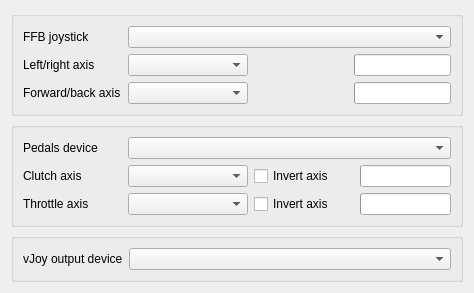
          <widget class="QWidget" name="tab">
           <attribute name="title">
            <string>Input/output settings</string>
           </attribute>
           <layout class="QGridLayout" name="gridLayout_6">
            <item row="0" column="0">
             <widget class="QGroupBox" name="joystickGroupBox">
              <property name="title">
               <string/>
              </property>
              <layout class="QFormLayout" name="ioSettingsLayout">
               <item row="0" column="0">
                <widget class="QLabel" name="label_3">
                 <property name="minimumSize">
                  <size>
                   <width>99</width>
                   <height>0</height>
                  </size>
                 </property>
                 <property name="text">
                  <string>FFB joystick</string>
                 </property>
                </widget>
               </item>
               <item row="0" column="1">
                <widget class="QComboBox" name="hshifter_joystickDeviceComboBox">
                 <property name="sizePolicy">
                  <sizepolicy hsizetype="Minimum" vsizetype="Fixed">
                   <horstretch>0</horstretch>
                   <verstretch>0</verstretch>
                  </sizepolicy>
                 </property>
                </widget>
               </item>
               <item row="1" column="0">
                <widget class="QLabel" name="label_7">
                 <property name="text">
                  <string>Left/right axis</string>
                 </property>
                </widget>
               </item>
               <item row="1" column="1">
                <layout class="QHBoxLayout" name="horizontalLayout_6">
                 <item>
                  <widget class="QComboBox" name="hshifter_joystickLRAxisComboBox">
                   <property name="sizePolicy">
                    <sizepolicy hsizetype="Fixed" vsizetype="Fixed">
                     <horstretch>0</horstretch>
                     <verstretch>0</verstretch>
                    </sizepolicy>
                   </property>
                   <property name="minimumSize">
                    <size>
                     <width>120</width>
                     <height>0</height>
                    </size>
                   </property>
                   <property name="maximumSize">
                    <size>
                     <width>120</width>
                     <height>16777215</height>
                    </size>
                   </property>
                  </widget>
                 </item>
                 <item>
                  <spacer name="horizontalSpacer">
                   <property name="orientation">
                    <enum>Qt::Orientation::Horizontal</enum>
                   </property>
                   <property name="sizeType">
                    <enum>QSizePolicy::Policy::Fixed</enum>
                   </property>
                   <property name="sizeHint" stdset="0">
                    <size>
                     <width>100</width>
                     <height>20</height>
                    </size>
                   </property>
                  </spacer>
                 </item>
                 <item>
                  <widget class="QProgressBar" name="ioTabJoystickLRProgressBar">
                   <property name="autoFillBackground">
                    <bool>false</bool>
                   </property>
                   <property name="maximum">
                    <number>65535</number>
                   </property>
                   <property name="value">
                    <number>0</number>
                   </property>
                   <property name="textVisible">
                    <bool>false</bool>
                   </property>
                  </widget>
                 </item>
                </layout>
               </item>
               <item row="2" column="0">
                <widget class="QLabel" name="label_11">
                 <property name="text">
                  <string>Forward/back axis</string>
                 </property>
                </widget>
               </item>
               <item row="2" column="1">
                <layout class="QHBoxLayout" name="horizontalLayout_11">
                 <item>
                  <widget class="QComboBox" name="hshifter_joystickFBAxisComboBox">
                   <property name="sizePolicy">
                    <sizepolicy hsizetype="Fixed" vsizetype="Fixed">
                     <horstretch>0</horstretch>
                     <verstretch>0</verstretch>
                    </sizepolicy>
                   </property>
                   <property name="minimumSize">
                    <size>
                     <width>120</width>
                     <height>0</height>
                    </size>
                   </property>
                   <property name="maximumSize">
                    <size>
                     <width>120</width>
                     <height>16777215</height>
                    </size>
                   </property>
                  </widget>
                 </item>
                 <item>
                  <spacer name="horizontalSpacer_2">
                   <property name="orientation">
                    <enum>Qt::Orientation::Horizontal</enum>
                   </property>
                   <property name="sizeType">
                    <enum>QSizePolicy::Policy::Fixed</enum>
                   </property>
                   <property name="sizeHint" stdset="0">
                    <size>
                     <width>100</width>
                     <height>20</height>
                    </size>
                   </property>
                  </spacer>
                 </item>
                 <item>
                  <widget class="QProgressBar" name="ioTabJoystickFBProgressBar">
                   <property name="maximum">
                    <number>65535</number>
                   </property>
                   <property name="value">
                    <number>0</number>
                   </property>
                   <property name="textVisible">
                    <bool>false</bool>
                   </property>
                  </widget>
                 </item>
                </layout>
               </item>
              </layout>
             </widget>
            </item>
            <item row="1" column="0">
             <widget class="QGroupBox" name="pedalsGroupBox">
              <property name="title">
               <string/>
              </property>
              <layout class="QFormLayout" name="formLayout_3">
               <item row="0" column="0">
                <widget class="QLabel" name="cluckDeviceLabel">
                 <property name="minimumSize">
                  <size>
                   <width>99</width>
                   <height>0</height>
                  </size>
                 </property>
                 <property name="text">
                  <string>Pedals device</string>
                 </property>
                </widget>
               </item>
               <item row="0" column="1">
                <widget class="QComboBox" name="hshifter_pedalsDeviceComboBox">
                 <property name="font">
                  <font>
                   <family>Segoe UI</family>
                   <pointsize>9</pointsize>
                  </font>
                 </property>
                 <property name="placeholderText">
                  <string/>
                 </property>
                </widget>
               </item>
               <item row="1" column="0">
                <widget class="QLabel" name="clutchAxisLabel">
                 <property name="minimumSize">
                  <size>
                   <width>0</width>
                   <height>0</height>
                  </size>
                 </property>
                 <property name="text">
                  <string>Clutch axis</string>
                 </property>
                </widget>
               </item>
               <item row="1" column="1">
                <layout class="QHBoxLayout" name="horizontalLayout_9">
                 <item>
                  <widget class="QComboBox" name="hshifter_clutchAxisComboBox">
                   <property name="sizePolicy">
                    <sizepolicy hsizetype="Fixed" vsizetype="Fixed">
                     <horstretch>0</horstretch>
                     <verstretch>0</verstretch>
                    </sizepolicy>
                   </property>
                   <property name="minimumSize">
                    <size>
                     <width>120</width>
                     <height>0</height>
                    </size>
                   </property>
                   <property name="maximumSize">
                    <size>
                     <width>120</width>
                     <height>16777215</height>
                    </size>
                   </property>
                   <property name="toolTip">
                    <string/>
                   </property>
                   <property name="placeholderText">
                    <string/>
                   </property>
                  </widget>
                 </item>
                 <item>
                  <widget class="QCheckBox" name="invertClutchAxisBox">
                   <property name="sizePolicy">
                    <sizepolicy hsizetype="Fixed" vsizetype="Fixed">
                     <horstretch>0</horstretch>
                     <verstretch>0</verstretch>
                    </sizepolicy>
                   </property>
                   <property name="minimumSize">
                    <size>
                     <width>100</width>
                     <height>0</height>
                    </size>
                   </property>
                   <property name="styleSheet">
                    <string notr="true"/>
                   </property>
                   <property name="text">
                    <string>Invert axis</string>
                   </property>
                  </widget>
                 </item>
                 <item>
                  <widget class="QProgressBar" name="ioTabClutchProgressBar">
                   <property name="autoFillBackground">
                    <bool>false</bool>
                   </property>
                   <property name="maximum">
                    <number>65535</number>
                   </property>
                   <property name="value">
                    <number>0</number>
                   </property>
                   <property name="textVisible">
                    <bool>false</bool>
                   </property>
                  </widget>
                 </item>
                </layout>
               </item>
               <item row="2" column="0">
                <widget class="QLabel" name="label_6">
                 <property name="text">
                  <string>Throttle axis</string>
                 </property>
                </widget>
               </item>
               <item row="2" column="1">
                <layout class="QHBoxLayout" name="horizontalLayout_8">
                 <item>
                  <widget class="QComboBox" name="hshifter_throttleAxisComboBox">
                   <property name="sizePolicy">
                    <sizepolicy hsizetype="Fixed" vsizetype="Fixed">
                     <horstretch>0</horstretch>
                     <verstretch>0</verstretch>
                    </sizepolicy>
                   </property>
                   <property name="minimumSize">
                    <size>
                     <width>120</width>
                     <height>0</height>
                    </size>
                   </property>
                   <property name="maximumSize">
                    <size>
                     <width>120</width>
                     <height>16777215</height>
                    </size>
                   </property>
                  </widget>
                 </item>
                 <item>
                  <widget class="QCheckBox" name="invertThrottleAxisBox">
                   <property name="sizePolicy">
                    <sizepolicy hsizetype="Fixed" vsizetype="Fixed">
                     <horstretch>0</horstretch>
                     <verstretch>0</verstretch>
                    </sizepolicy>
                   </property>
                   <property name="minimumSize">
                    <size>
                     <width>100</width>
                     <height>0</height>
                    </size>
                   </property>
                   <property name="styleSheet">
                    <string notr="true"/>
                   </property>
                   <property name="text">
                    <string>Invert axis</string>
                   </property>
                  </widget>
                 </item>
                 <item>
                  <widget class="QProgressBar" name="ioTabThrottleProgressBar">
                   <property name="autoFillBackground">
                    <bool>false</bool>
                   </property>
                   <property name="maximum">
                    <number>65535</number>
                   </property>
                   <property name="value">
                    <number>0</number>
                   </property>
                   <property name="textVisible">
                    <bool>false</bool>
                   </property>
                  </widget>
                 </item>
                </layout>
               </item>
              </layout>
             </widget>
            </item>
            <item row="2" column="0">
             <widget class="QGroupBox" name="vjoyGroupBox">
              <property name="title">
               <string/>
              </property>
              <layout class="QFormLayout" name="formLayout_2">
               <item row="0" column="0">
                <widget class="QLabel" name="vJoyOutputDeviceLabel">
                 <property name="text">
                  <string>vJoy output device</string>
                 </property>
                </widget>
               </item>
               <item row="0" column="1">
                <widget class="QComboBox" name="hshifter_vjoyDeviceComboBox"/>
               </item>
              </layout>
             </widget>
            </item>
           </layout>
          </widget>
